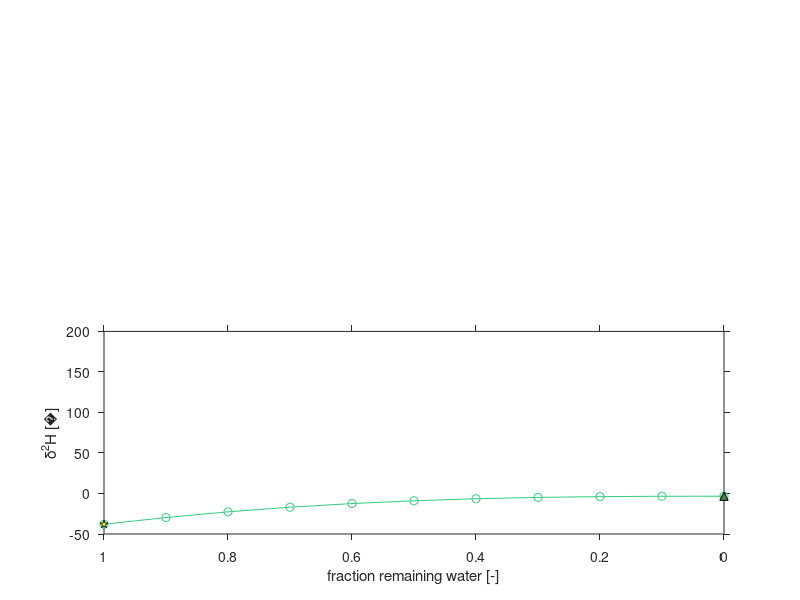

The MATLAB script that drew this image: (Note: this script raises an error after producing the figure.)
% code to explore the isotopic composition of evaporating water volumes
% according to the Craig-Goron (1965) model
% Paolo Benettin, January 2018

clc
clear variables
close all


% code organization:
% 1-case of a single evaporating water volume, following Gonfiantini 1986, pp. 117-118
start_evaporatingvolume=1; %flag to run this part of code

% 2-multiple water volumes undergoing seasonal input and evaporation variability
start_seasonaldynamics=1;  %flag to run this part of code



%--------------------------------------------------------------------------
% notation
%--------------------------------------------------------------------------

% dl: isotopic content of the residual liquid (sometimes referred to as dS)
% dS: isotopic content of the residual liquid (sometimes referred to as dl)
% da: isotopic content of the ambient athmospheric vapor (atmospheric moisture)
% dE: isotopic content of the evaporating flux
% alphae: fractionation factor at equilibrium (Rliq/Rvap)
% epse=alphae-1: equilibrium fractionation factor (expressed in permil) 
% Tc: Temperature [degree Celsius]
% Tk: Temperature [Kelvin]
% hm: relative humidity [-]
% x: ratio evaporation/precipitation [-]
% epsk: kinetic fractionation factor (expressed in permil) 


%--------------------------------------------------------------------------
% 1 - evaporating water volume (mostly following Gonfiantini 1986)
%--------------------------------------------------------------------------
if start_evaporatingvolume==1

% set the main PARAMETERS
    
% choose input isotopic composition
dp_H=-38; %example value from Gonfiantini 1986
dp_O=-6; %example value from Gonfiantini 1986

% set temperatures and relative humidity 
Tc=20; %air temperature [deg C]
hm=0.75; %relative humidity of the atmosphere [-]

% set kinetic fractionation parameter n (approach by Horita et al. 2008)
n=0.75; %n=1 for dry soils, n=0.5 for lakes and saturated soils


% implement main EQUATIONS

% get equilibrium fractionation factors from Horita and Wesolowski
Tk=Tc+273.15;
alphae_H=exp(1/1000.*(1158.8*Tk.^3/10^9-1620.1*Tk.^2/10^6+...
    794.84*Tk./10^3-161.04+2.9992*10^9./Tk.^3)); %Horita and Wesolowski (1994) 
alphae_O=exp(1/1000.*(-7.685+6.7123*10^3./Tk-1.6664*10^6./Tk.^2+...
    0.3504*10^9./Tk.^3)); %Horita and Wesolowski (1994) 
epse_H=(alphae_H-1)*1000; %permil notation
epse_O=(alphae_O-1)*1000; %permil notation

% get kinetic fractionation factors
epsk_H=n*(1-0.9755)*1000*(1-hm); %0.9755 value from Merlivat (1978) %permil notation
epsk_O=n*(1-0.9723)*1000*(1-hm); %0.9723 from Merlivat (1978) %permil notation

% get atmospheric composition from precipitation-equilibrium assumption (Gibson et al., 2008)
k=1; %seasonality factor 
da_H=(dp_H-k*epse_H)./(1+k*epse_H*10^-3); 
da_O=(dp_O-k*epse_O)./(1+k*epse_O*10^-3);
% da_H=-86; %example value from Gonfiantini 1986, to reproduce his exact results
% da_O=-12; %example value from Gonfiantini 1986, to reproduce his exact results

% compute the useful variables m and dstar ('enrichment slope and limiting isotopic composition)
m_H=(hm-10^-3*(epsk_H+epse_H./alphae_H))./(1-hm+10^-3*epsk_H); %'enrichment slope' (Gibson et al.(2016))
m_O=(hm-10^-3*(epsk_O+epse_O./alphae_O))./(1-hm+10^-3*epsk_O); %'enrichment slope' (Gibson et al.(2016))
dstar_H=(hm.*da_H+epsk_H+epse_H./alphae_H)/(hm-10^-3*(epsk_H+epse_H./alphae_H)); %this is A/B in Gonfiantini 1986
dstar_O=(hm.*da_O+epsk_O+epse_O./alphae_O)/(hm-10^-3*(epsk_O+epse_O./alphae_O)); %this is A/B in Gonfiantini 1986

% get approximate evaporation line slopes
% compute the slope of the line connecting the source water (dp) to the 
% limiting isotopic composition (dstar)
% derived from Gonfiantini (1986, eq.(6))
% del_H=(hm.*(dp_H-da_H)-(1+dp_H*10^-3).*(epsk_H+epse_H./alphae_H))./(1-hm+epsk_H*10^-3);
% del_O=(hm.*(dp_O-da_O)-(1+dp_O*10^-3).*(epsk_O+epse_O./alphae_O))./(1-hm+epsk_O*10^-3);
% Slel=del_H./del_O;
% disp(' ')
%disp(['da_H  = ',num2str(da_H,'%.2f')])
%disp(['da_O = ',num2str(da_O,'%.2f')])
%disp(['approx. line slope = ',num2str(Slel,'%.2f')])

% compute the isotopic composition of the residual liquid
x=(0.1:0.1:1); %different evaporation/watervolume ratios
dl_H=(dp_H-dstar_H).*(1-x).^m_H+dstar_H; %desiccating water body
dl_O=(dp_O-dstar_O).*(1-x).^m_O+dstar_O; %desiccating water body
%dl_H=(x.*m_H.*dstar_H+dp_H)./(1+m_H.*x); %this would be the asymptotic value for a lake/soil in the steady state case
%dl_O=(x.*m_O.*dstar_O+dp_O)./(1+m_O.*x); %this would be the asymptotic value for a lake/soil in the steady state case

% compute vapor isotopic composition (Craig and Gordon 1965 formula, with notation by Gibson 2016)
dE_H=((dl_H-epse_H)/alphae_H-hm.*da_H-epsk_H)./(1-hm+10^-3*epsk_H); %permil notation
dE_O=((dl_O-epse_O)/alphae_O-hm.*da_O-epsk_O)./(1-hm+10^-3*epsk_O); %permil notation


% make some PLOTS

% ENRICHMENT plots
% plots showing the individual enrichment of dS_H and dS_O for increasing
% evaporation (i.e. decreasing residual water)

figure(1)

% deuterium here
subplot(2,1,2); 
hold all 
p2=plot([1,1-x],[dp_H,dl_H],'-o','Color',[.2 .8 .5],'DisplayName','residual liquid');
p1=plot(1,dp_H,'p','LineWidth',0.5,'DisplayName','source',...
 'MarkerEdgeColor',[.1 .1 .1],'MarkerFaceColor','y','MarkerSize',6);
p3=plot(0,dstar_H,'k^','LineWidth',0.5,'DisplayName','limit. composition',...
 'MarkerFaceColor',[.3 .5 .3],'MarkerSize',6);
set(gca,'XDir','reverse','TickDir','out','YLim',[-50 200])
box on
xlabel('fraction remaining water [-]')
ylabel(['\delta^{2}H [',char(8240),']'])
legend([p1,p2,p3],'Location','NW')

% oxygen18 here
subplot(2,1,1); 
hold all
p2=plot([1,1-x],[dp_O,dl_O],'-o','Color',[.2 .8 .5],'DisplayName','residual liquid');
p1=plot(1,dp_O,'p','LineWidth',0.5,'DisplayName','source',...
 'MarkerEdgeColor',[.1 .1 .1],'MarkerFaceColor','y','MarkerSize',6);
p3=plot(0,dstar_O,'k^','LineWidth',0.5,'DisplayName','limit. composition',...
 'MarkerFaceColor',[.3 .5 .3],'MarkerSize',6);
set(gca,'XDir','reverse','TickDir','out','YLim',[-10 40])
box on
xlabel('fraction remaining water [-]')
ylabel(['\delta^{18}O [',char(8240),']'])
%legend([p1,p2,p3],'Location','NW')

% if you use the values of da, T and hm and the same fractionation factors 
% as tested by Gontiantini, this figure looks exactely like Gonfiantini 1986 figure 3.1


% DUAL-ISOTOPE plot

% compute the global meteoric water line (it will be used as LMWL)
xinterval=linspace(-90,25,10); %interval of dO18 for linear interpolation and plot) 
gmwl=10+8*xinterval; 

% evaporation line (obtained by interpolation of the residual liquid composition)
x1=dl_O; x1=x1(isnan(x1)==0);
y1=dl_H; y1=y1(isnan(y1)==0);
[lint,~]=polyfit(x1,y1,1);
ewl=polyval(lint,xinterval); %evaporation WL
%disp(['empiric slope = ',num2str(lint(1),'%.2f')])

% a few settings
mksz=6;

% build the figure
figure
hold all
gm=plot([min(xinterval),max(xinterval)],[gmwl(1),gmwl(end)],'LineWidth',1,'Color',[0 0 0],'DisplayName','LMWL');
lf=plot([min(xinterval),max(xinterval)],[ewl(1),ewl(end)],'-','Color',[.7 .7 .7],...
    'DisplayName','evaporation line');
p=plot(dp_O,dp_H,'p','LineWidth',0.5,'DisplayName','source',...
 'MarkerEdgeColor',[.1 .1 .1],'MarkerFaceColor','y','MarkerSize',mksz+2);
a=plot(da_O,da_H,'d','LineWidth',0.5,'DisplayName','atmosphere',...
 'MarkerEdgeColor',[.1 .1 .1],'MarkerFaceColor',[1 .7 0],'MarkerSize',mksz-1);
s=plot(dl_O,dl_H,'o','LineWidth',0.5,'DisplayName','residual liquid',...
 'MarkerEdgeColor',[.1 .1 .1],'MarkerFaceColor',[.2 .8 .5],'MarkerSize',mksz);
st=plot(dstar_O,dstar_H,'^','LineWidth',0.5,'DisplayName','limit. composition',...
 'MarkerEdgeColor',[0 0 0],'MarkerFaceColor',[.3 .5 .3],'MarkerSize',mksz);
e=plot(dE_O,dE_H,'x','LineWidth',0.5,'DisplayName','vapor',...
 'MarkerEdgeColor',[0 .6 1],'MarkerFaceColor',[.3 .5 .3],'MarkerSize',mksz);
axis([-35 20 -180 100])
title('\bf dual-isotope plot','FontSize',12)
xlabel(['\delta^{18}O [',char(8240),']'])
ylabel(['\delta^{2}H [',char(8240),']'])
legend([gm lf p a s st e],'Location','SE')
box on
axis square
set(gca,'TickDir','out')

end




%--------------------------------------------------------------------------
% 2 - introduce SEASONAL dynamics
%--------------------------------------------------------------------------
% here everything is done as before, but one month at the time 
% Parameters come from measured data. Evaporation x is generated using a
% sinusoidal cycle

if start_seasonaldynamics==1
    
% reset everything
clear variables


% mean monthly data (from: IAEA/WMO (2017). Global Network of Isotopes in 
% Precipitation. The GNIP Database. Accessible at: https://nucleus.iaea.org/wiser)
% long-term, weighted average LMWL suggested for the dataset is y=7.45x+2.12
Tc_list=[-0.1 1.6 5.7 10.7 15.3 18.6 20.4 19.9 15.5 10.2 5.3 1.2]; %january to december
dp_O_list=[-13.25 -12.66 -11.19 -9.34 -7.18 -7.30 -6.39 -6.43 -7.97 -9.35 -12.00 -13.47];
vpres_list=[5, 5.3, 6.4, 8.3, 11.6, 14.4, 15.7, 15.6, 13, 10 ,7.3, 5.5]; %[hPa] same dataset
%dp_H_list=[-97.3 -94.8 -83.7 -69.2 -52.5 -53.6 -45.7 -45.4 -55.8 -64.0 -85.6 -99.7]; %measured long-term dD values
dp_H_list=2.12+7.45.*dp_O_list; % computed from LMWL (this makes the plot easier to understand)
N=length(dp_O_list);

% get relative humidity [-] = vapor_pressure / saturated_vapor_pressure
% saturated vapor pressure [hPa] = 6.11*10^(7.5*T/(237.3+T)), where T is in Celsius
% (see e.g. www.weather.gov/epz/wxcalc_vaporpressure)
svpres_list=6.11*10.^(7.5.*Tc_list./(237.3+Tc_list)); %[hPa] 
hm_list=vpres_list./svpres_list;

% generate SEASONAL EVAPORATION
% the ratio x=evaporation/precipitation [-] is here computed as a sinusoid
xmean=0.1; %mean evaporation
fxampl=0.8; %fraction of seasonality. This is a number in (0,1), where 
            % 0=no seasonality (x=xmean) and 1=full seasonality (x goes from 0 to 2*xmean)
shift=0; %shift in the sinusoid [months]
x_list=xmean-xmean*fxampl*cos(2*pi*(linspace(0,(N-1)/12,N)-shift/12));


% plot the datasets
plot_datasets=1; %1=yes, 0=no
if plot_datasets==1
    mksz=4;

    figure
    subplot(3,1,1)
    plot(Tc_list,'-ok','MarkerSize',mksz)
    title('\bf Temperature')
    set(gca,'TickDir','out','XLim',[-Inf +Inf],'YLim',[-5 22])
    ylabel('[deg C]')
    subplot(3,1,2)
    plot(dp_O_list,'-ok','MarkerSize',mksz)
    title('\bf \delta^{18}O in precipitation')
    set(gca,'TickDir','out','XLim',[-Inf +Inf])
    ylabel(['[',char(8240),']'])
    subplot(3,1,3)
    plot(hm_list,'-ok','MarkerSize',mksz)
    title('\bf relative humidity')
    set(gca,'TickDir','out','XLim',[-Inf +Inf],'YLim',[0.6,0.9])
    ylabel('[-]')
    xlabel('month')

    figure(99)
    hold all
    plot(x_list,'-or','MarkerSize',mksz)
    plot(1:12,repmat(xmean,1,N),'k')
    title('\bf x = ratio Evap/Precip')
    set(gca,'TickDir','out','XLim',[-Inf +Inf],'YLim',[0 1],'box','on')
    xlabel('month')
    ylabel('[-]')
end


% now do the computations for the residual liquid in a loop (one value per
% month)

% preallocate variables
dS_H=zeros(1,N);
dS_O=zeros(1,N);
da_H=zeros(1,N);
da_O=zeros(1,N);
for i=1:N
    
    % ALL IN PERMIL NOTATION
    
    % select monthly climate values
    dp_H=dp_H_list(i);
    dp_O=dp_O_list(i);    
    Tc=Tc_list(i);
    hm=hm_list(i);

    % get equilibrium fractionation factors from Horita and Wesolowski
    Tk=Tc+273.15;
    alphae_H=exp(1/1000.*(1158.8*Tk.^3/10^9-1620.1*Tk.^2/10^6+...
        794.84*Tk./10^3-161.04+2.9992*10^9./Tk.^3)); %Horita and Wesolowski (1994) 
    alphae_O=exp(1/1000.*(-7.685+6.7123*10^3./Tk-1.6664*10^6./Tk.^2+...
        0.3504*10^9./Tk.^3)); %Horita and Wesolowski (1994) 
    epse_H=(alphae_H-1)*1000; %permil notation
    epse_O=(alphae_O-1)*1000; %permil notation

    % get kinetic fractionation factors (approach by Horita et al. 2008)
    n=0.75; %n=1 for dry soils, n=0.5 for lakes and saturated soils
    epsk_H=n*(1-0.9755)*1000*(1-hm); %0.9755 value from Merlivat (1978) %permil notation
    epsk_O=n*(1-0.9723)*1000*(1-hm); %0.9723 from Merlivat (1978) %permil notation

    % get atmospheric isotopic composition (precipitation-equilibrium assumption)
    k=1; %seasonality factor 
    da_H(i)=(dp_H-k*epse_H)./(1+k*epse_H*10^-3); 
    da_O(i)=(dp_O-k*epse_O)./(1+k*epse_O*10^-3); 
   
    % get the evaporation slopes for the desiccating body, derived from Gonfiantini (1986, eq.(6))
%     del_H=(hm.*(dp_H-da_H(i))-(1+dp_H*10^-3).*(epsk_H+epse_H./alphae_H))./(1-hm+epsk_H*10^-3);
%     del_O=(hm.*(dp_O-da_O(i))-(1+dp_O*10^-3).*(epsk_O+epse_O./alphae_O))./(1-hm+epsk_O*10^-3); 
%     Slel=del_H./del_O;

    % compute m and dstar
    m_H=(hm-10^-3*(epsk_H+epse_H./alphae_H))./(1-hm+10^-3*epsk_H); %'enrichment slope' (Gibson et al.(2016))
    m_O=(hm-10^-3*(epsk_O+epse_O./alphae_O))./(1-hm+10^-3*epsk_O); %'enrichment slope' (Gibson et al.(2016))
    dstar_H=(hm.*da_H(i)+epsk_H+epse_H./alphae_H)/(hm-10^-3*(epsk_H+epse_H./alphae_H));
    dstar_O=(hm.*da_O(i)+epsk_O+epse_O./alphae_O)/(hm-10^-3*(epsk_O+epse_O./alphae_O));

    % compute residual water composition (dS_O and dS_H)
    x=x_list(i);
    dS_H(i)=(dp_H-dstar_H).*(1-x).^m_H+dstar_H; %desiccating water body
    dS_O(i)=(dp_O-dstar_O).*(1-x).^m_O+dstar_O; %desiccating water body
%     dS_H(i)=(x.*m_H.*dstar_H+dp_H)./(1+m_H.*x); %lake in steady-state
%     dS_O(i)=(x.*m_O.*dstar_O+dp_O)./(1+m_O.*x); %lake in steady-state
    
    % compute vapor isotopic composition (Craig and Gordon 1965, formula with notation by Gibson 2016)
%     dl_H=dS_H; %the residual liquid composition is indeed the one just computed
%     dl_O=dS_O; %the residual liquid composition is indeed the one just computed
%     dE_H=((dl_H-epse_H)/alphae_H-hm.*da_H-epsk_H)./(1-hm+10^-3*epsk_H); %permil notation
%     dE_O=((dl_O-epse_O)/alphae_O-hm.*da_O-epsk_O)./(1-hm+10^-3*epsk_O); %permil notation

end

% compute the local meteoric water line
xinterval=linspace(-90,10,3); %interval of dO18 for linear interpolation and plot 
lmwl=2.12+7.45*xinterval;

% get the apparent line slope and intercept with the LMWL 
app_fit=polyfit(dS_O,dS_H,1);
appwl=app_fit(2)+app_fit(1)*xinterval;
gmwl=10+8*xinterval; 
v1=2.12; %lmwl slope
v2=7.45; %lmwl intercept
app_intercept=[... %pure algebra computations
    (app_fit(2)-v1)/(v2-app_fit(1)),... %x value (d18O)
    app_fit(1)*(app_fit(2)-v1)/(v2-app_fit(1))+app_fit(2)... %y value (d2H)
    ];
disp(['trendline slope = ',num2str(app_fit(1),'%.2f')])


% make a DUAL-ISOTOPE plot

% create lines to plot the actual evaporation lines
x_evap=zeros(N,2);
y_evap=zeros(N,2);
l_fit=zeros(N,2);
for i=1:N
    l_fit(i,:)=polyfit([dp_O_list(i),dS_O(i)],[dp_H_list(i),dS_H(i)],1);
    x_evap(i,:)=[dp_O_list(i)-2,dS_O(i)+2];
    y_evap(i,:)=[dp_O_list(i)-2,dS_O(i)+2].*l_fit(i,1)+l_fit(i,2);
end
disp(['mean evaporation slope = ',num2str(mean(l_fit(:,1)),'%.2f')])

% settings for the plot
mksz=6;

% build the figure
figure
hold all
lm=plot([min(xinterval),max(xinterval)],[lmwl(1),lmwl(end)],'LineWidth',1,'Color',[0 0 0],'DisplayName','LMWL');
lf=plot([min(xinterval),max(xinterval)],[appwl(1),appwl(end)],'--','LineWidth',1.5,...
    'Color',[.5 1 .5],'DisplayName','trendline');
% plot the actual evaporation line for each month
for i=1:12
    if i==1 %to have this just once in the legend
        el=plot(x_evap(i,:),y_evap(i,:),'Color',[.9 .9 .9],...
            'DisplayName', 'actual evaporation lines');
    else
        plot(x_evap(i,:),y_evap(i,:),'Color',[.9 .9 .9])
    end
end
p=plot(dp_O_list,dp_H_list,'p','LineWidth',0.5,'DisplayName','source',...
 'MarkerEdgeColor',[.1 .1 .1],'MarkerFaceColor','y','MarkerSize',mksz+2);
s=plot(dS_O,dS_H,'o','LineWidth',0.5,'DisplayName','residual liquid',...
 'MarkerEdgeColor',[.1 .1 .1],'MarkerFaceColor',[.2 .8 .5],'MarkerSize',mksz);
in=plot(app_intercept(1),app_intercept(2),'s','MarkerEdgeColor','k','MarkerFaceColor',[1 .1 .1],...
    'DisplayName','intercept','MarkerSize',mksz);
axis([-20 2 -130 -10])
title('\bf dual-isotope plot','FontSize',12)
xlabel(['\delta^{18}O [',char(8240),']'])
ylabel(['\delta^{2}H [',char(8240),']'])
legend([lm lf el p s in],'Location','NW'); legend('boxoff')
box on
axis square
set(gca,'TickDir','out')


end





%--------------------------------------------------------------------------
%%%%%%%%%%%%%%%%%%%%%%%%%%  END OF FILE  %%%%%%%%%%%%%%%%%%%%%%%%%%%%%%%%%%